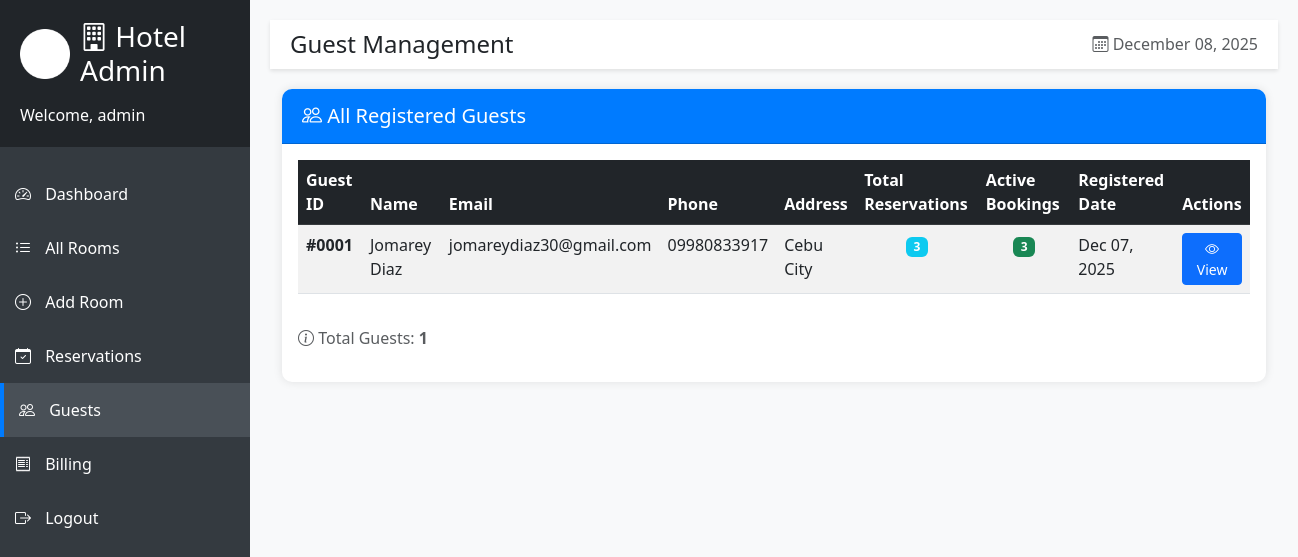
Page /admin/guests.php (signed in) on the earlier database version.
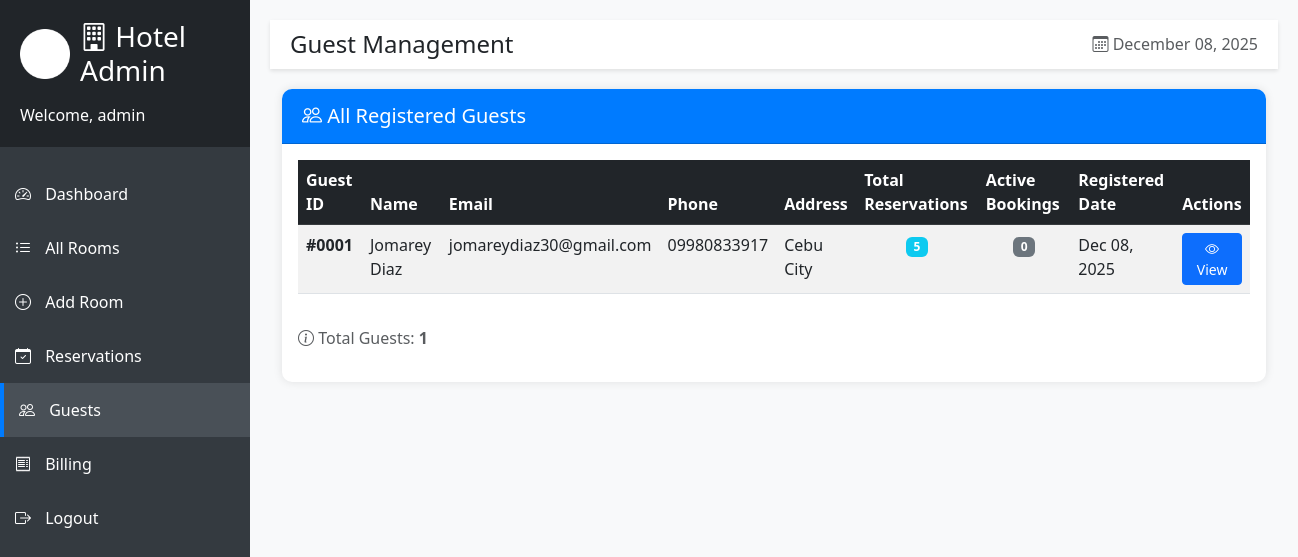
Same page on the later database version.
### tables this page shows
CREATE TABLE guest (
        guest_id INTEGER PRIMARY KEY AUTOINCREMENT,
        first_name TEXT NOT NULL,
        last_name TEXT NOT NULL,
        email TEXT NOT NULL UNIQUE,
        phone TEXT NOT NULL,
        address TEXT,
        password TEXT NOT NULL,
        created_date DATETIME DEFAULT CURRENT_TIMESTAMP
    );

### config/db.php (called while the page is built, shortened)
<?php
function db_fetch_all($result) {
    $rows = [];
    while ($row = $result->fetchArray(SQLITE3_ASSOC)) {
        $rows[] = $row;
    }
    return $rows;
}
?>

### admin/guests.php (the view, shortened to what this page needs)
<?php
require_once '../config/db.php';
include 'includes/header.php';
include 'includes/sidebar.php';
$query = "SELECT g.*,
                 COUNT(r.reservation_id) as total_reservations,
                 SUM(CASE WHEN r.status = 'Confirmed' THEN 1 ELSE 0 END) as active_reservations
          FROM guest g
          LEFT JOIN reservation r ON g.guest_id = r.guest_id
          GROUP BY g.guest_id
          ORDER BY g.created_date DESC";
$result = $conn->query($query);
$guests = db_fetch_all($result);
?>
<div class="container-fluid">
    <div class="card">
        <div class="card-header">
            <h5 class="mb-0"><i class="bi bi-people"></i> All Registered Guests</h5>
        </div>
        <div class="card-body">
            <div class="table-responsive">
                <table class="table table-striped table-hover">
                    <thead class="table-dark">
                        <tr>
                            <th>Guest ID</th>
                            <th>Name</th>
                            <th>Email</th>
                            <th>Phone</th>
                            <th>Address</th>
                            <th>Total Reservations</th>
                            <th>Active Bookings</th>
                            <th>Registered Date</th>
                            <th>Actions</th>
                        </tr>
                    </thead>
                    <tbody>
                        <?php if (!empty($guests)): ?>
                            <?php foreach ($guests as $guest): ?>
                            <tr>
                                <td><strong>#<?php echo str_pad($guest['guest_id'], 4, '0', STR_PAD_LEFT); ?></strong></td>
                                <td><?php echo htmlspecialchars($guest['first_name'] . ' ' . $guest['last_name']); ?></td>
                                <td><?php echo htmlspecialchars($guest['email']); ?></td>
                                <td><?php echo htmlspecialchars($guest['phone']); ?></td>
                                <td><?php echo !empty($guest['address']) ? htmlspecialchars($guest['address']) : '<em class="text-muted">N/A</em>'; ?></td>
                                <td class="text-center">
                                    <span class="badge bg-info"><?php echo $guest['total_reservations']; ?></span>
                                </td>
                                <td class="text-center">
                                    <?php if ($guest['active_reservations'] > 0): ?>
                                        <span class="badge bg-success"><?php echo $guest['active_reservations']; ?></span>
                                    <?php else: ?>
                                        <span class="badge bg-secondary">0</span>
                                    <?php endif; ?>
                                </td>
                                <td><?php echo date('M d, Y', strtotime($guest['created_date'])); ?></td>
                                <td>
                                    <a href="guest-details.php?id=<?php echo $guest['guest_id']; ?>"
                                       class="btn btn-sm btn-primary">
                                        <i class="bi bi-eye"></i> View
                                    </a>
                                </td>
                            </tr>
                            <?php endforeach; ?>
                        <?php else: ?>
                            <tr>
                                <td colspan="9" class="text-center">No guests registered yet</td>
                            </tr>
                        <?php endif; ?>
                    </tbody>
                </table>
            </div>
            <?php if (!empty($guests)): ?>
            <div class="mt-3">
                <p class="text-muted">
                    <i class="bi bi-info-circle"></i>
                    Total Guests: <strong><?php echo count($guests); ?></strong>
                </p>
            </div>
            <?php endif; ?>
        </div>
    </div>
</div>
    </div>
</div>
</body>
</html>

Differences in the rows shown:
changed guest "Jomarey Diaz": total_reservations "3" → "5"; created_date "Dec 07, 2025" → "Dec 08, 2025"; active_reservations "3" → (not shown); now shows "0"
